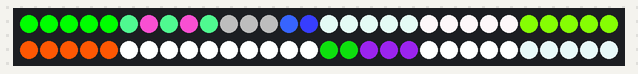
Bench run of a sketch on a simulated Arduino Uno, built with avr-gcc and run on an emulated ATmega328P. On the bench: 60 RGB LEDs in strip order, left to right, continuing on the next row.

Above: at 0.05 s.
At 7.85 s:
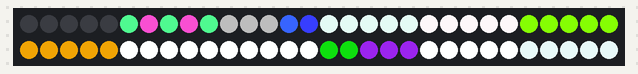

The sketch:

cabinet-of-curiosities-1.ino
```cpp
#include <FastLED.h>
#define NUM_LEDS 60
#define PIN 2
int t = 0;
LIB8STATIC fract8 ease8InOutApprox  ( fract8  i );
LIB8STATIC uint8_t quadwave8  ( uint8_t   in  );

CRGB leds[NUM_LEDS];

int arr[NUM_LEDS][3] = {  //initial rgb value for each led
  {255, 0, 0},
  {255, 0, 0},
  {255, 0, 0},
  {255, 0, 0},
  {255, 0, 0},
  {235, 136, 75},
  {75, 198, 235},
  {235, 136, 75},
  {75, 198, 235},
  {235, 136, 75},
  {79, 79, 79},
  {79, 79, 79},
  {79, 79, 79},
  {100, 255, 55},
  {62, 255, 55},
  {240, 235, 218},
  {240, 235, 218},
  {240, 235, 218},
  {240, 235, 218},
  {240, 235, 218},
  {243, 245, 249},
  {243, 245, 249},
  {243, 245, 249},
  {243, 245, 249},
  {243, 245, 249},
  {252, 3, 132},
  {252, 3, 132},
  {252, 3, 132},
  {252, 3, 132},
  {252, 3, 132},
  {87, 3, 255},
  {87, 3, 255},
  {87, 3, 255},
  {87, 3, 255},
  {87, 3, 255},
  {255, 255, 255},
  {255, 255, 255},
  {255, 255, 255},
  {255, 255, 255},
  {255, 255, 255},
  {255, 255, 255},
  {255, 255, 255},
  {255, 255, 255},
  {255, 255, 255},
  {255, 255, 255},
  {155, 10, 10},
  {155, 10, 10},
  {30, 200, 130},
  {30, 200, 130},
  {30, 200, 130},
  {255, 255, 255},
  {255, 255, 255},
  {255, 255, 255},
  {255, 255, 255},
  {255, 255, 255},
  {238, 238, 221},
  {238, 238, 221},
  {238, 238, 221},
  {238, 238, 221},
  {238, 238, 221},
};


void setup() {
  FastLED.addLeds<WS2811, PIN>(leds, NUM_LEDS);

  for (int i = 0; i < NUM_LEDS; i++) {  //sets the inital values of the leds as set in arr
    leds[i].setRGB(arr[i][2], arr[i][0], arr[i][1]);
  }

  FastLED.show();
}

void loop() {
  delay(100);
  t++;
  if (t == 90) { //timer
    t = 0;
  }

  //group 1
  if (((0 < t) && (t < 5)) || ((30 < t) && (t < 35)) || ((60 < t) && (t < 65))) {
    for (int i = 0; i < 5; i++) {
      leds[i].setRGB(0, 255, 0);
    }
  }
  else {
    for (int i = 0; i < 5; i++) {
      leds[i].setRGB(0, 0, 0);
    }
  }

  //group 3 -  dont understand what they want
  if ((0 < t) && (t < 45)) {

  }

  //group 7
  if ((0 < t) && (t < 45)) {
    for (int i = 30; i < 35; i++) {
      leds[i].setRGB(int(255 - 3.56 * t + 0.5), int(87 + 3.73 * t + 0.5), 3);
    }
  }
  else if ((44 < t) && (t < 90)) {
    for (int i = 30; i < 35; i++) {
      leds[i].setRGB(int(95 + 3.56 * (t - 45) + 0.5), int(255 - 3.73 * (t - 45) + 0.5), 3);
    }
  }
  FastLED.show();
}
```

Measured:
- by itself, everything shown: repeats every 9.2 s, in 89 steps
